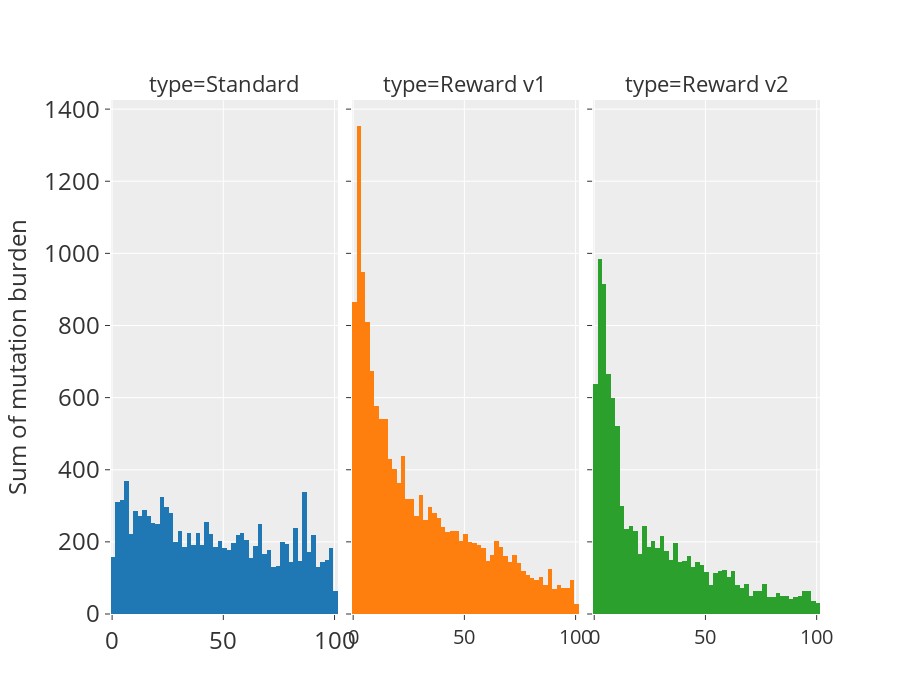

Source (notebook cell):
### Code cell
tst = df_rank_h.copy(deep=True)
tst = tst[tst["ModCon_Rank"] <= 100]
colors = px.colors.qualitative.D3
color_map = {"Standard": colors[0], "Reward v1": colors[1], "Reward v2": colors[2]}
tst.sort_values(by="mut_count", inplace=True)
fig = px.histogram(
    tst,
    y="mut_count",
    x="ModCon_Rank",
    color="type",
    facet_col="type",
    title="Non-tum networks - ModCon Rank (norm) vs mutation count",
    color_discrete_map=color_map,
    category_orders={"type": color_map.keys()},
)
fig = fig.update_layout(
    title="",
    xaxis=dict(tickfont=dict(size=24), title="ModCon Rank normalised"),
    yaxis=dict(tickfont=dict(size=24), title="Sum of mutation burden"),
    font=dict(size=20),
    showlegend=False,
    height=700,
)
fig.update_annotations(font_size=22)
fig.for_each_xaxis(lambda x: x.update({"title": ""}))
fig.show()
fig.add_annotation(showarrow=False, xanchor="center", xref="paper", x=0.5, yref="paper", y=-0.16, text="ModCon Rank normalised", font_size=20)
save_fig(name="non_tum_modCon_hist_3", fig=fig, base_path=figures_path, width=1500, height=500, margin=0.04)

### Figure 1 — Plotly figure (JSON) as saved in the notebook; plotly's stock layout.template omitted (floating-point values rounded to 4 significant figures; data arrays with more than 128 entries replaced by an {"elided": "..."} marker saying what was removed)
{"data": [{"alignmentgroup": "True", "bingroup": "x", "histfunc": "sum", "hovertemplate": "type=Standard<br>ModCon_Rank=%{x}<br>sum of mut_count=%{y}<extra></extra>", "legendgroup": "Standard", "marker": {"color": "#1F77B4", "pattern": {"shape": ""}}, "name": "Standard", "offsetgroup": "Standard", "orientation": "v", "showlegend": true, "type": "histogram", "x": {"elided": "3056 int values"}, "xaxis": "x", "y": {"elided": "3056 int values"}, "yaxis": "y"}, {"alignmentgroup": "True", "bingroup": "x", "histfunc": "sum", "hovertemplate": "type=Reward v1<br>ModCon_Rank=%{x}<br>sum of mut_count=%{y}<extra></extra>", "legendgroup": "Reward v1", "marker": {"color": "#FF7F0E", "pattern": {"shape": ""}}, "name": "Reward v1", "offsetgroup": "Reward v1", "orientation": "v", "showlegend": true, "type": "histogram", "x": {"elided": "3459 int values"}, "xaxis": "x2", "y": {"elided": "3459 int values"}, "yaxis": "y2"}, {"alignmentgroup": "True", "bingroup": "x", "histfunc": "sum", "hovertemplate": "type=Reward v2<br>ModCon_Rank=%{x}<br>sum of mut_count=%{y}<extra></extra>", "legendgroup": "Reward v2", "marker": {"color": "#2CA02C", "pattern": {"shape": ""}}, "name": "Reward v2", "offsetgroup": "Reward v2", "orientation": "v", "showlegend": true, "type": "histogram", "x": {"elided": "2438 int values"}, "xaxis": "x3", "y": {"elided": "2438 int values"}, "yaxis": "y3"}], "layout": {"annotations": [{"font": {"size": 22}, "showarrow": false, "text": "type=Standard", "x": 0.16, "xanchor": "center", "xref": "paper", "y": 1, "yanchor": "bottom", "yref": "paper"}, {"font": {"size": 22}, "showarrow": false, "text": "type=Reward v1", "x": 0.5, "xanchor": "center", "xref": "paper", "y": 1, "yanchor": "bottom", "yref": "paper"}, {"font": {"size": 22}, "showarrow": false, "text": "type=Reward v2", "x": 0.84, "xanchor": "center", "xref": "paper", "y": 1, "yanchor": "bottom", "yref": "paper"}], "barmode": "relative", "font": {"size": 20}, "height": 700, "legend": {"title": {"text": "type"}, "tracegroupgap": 0}, "showlegend": false, "title": {"text": ""}, "xaxis": {"anchor": "y", "domain": [0, 0.32], "tickfont": {"size": 24}, "title": {"text": ""}}, "xaxis2": {"anchor": "y2", "domain": [0.34, 0.66], "matches": "x", "title": {"text": ""}}, "xaxis3": {"anchor": "y3", "domain": [0.68, 1.0], "matches": "x", "title": {"text": ""}}, "yaxis": {"anchor": "x", "domain": [0, 1], "tickfont": {"size": 24}, "title": {"text": "Sum of mutation burden"}}, "yaxis2": {"anchor": "x2", "domain": [0, 1], "matches": "y", "showticklabels": false}, "yaxis3": {"anchor": "x3", "domain": [0, 1], "matches": "y", "showticklabels": false}}}
